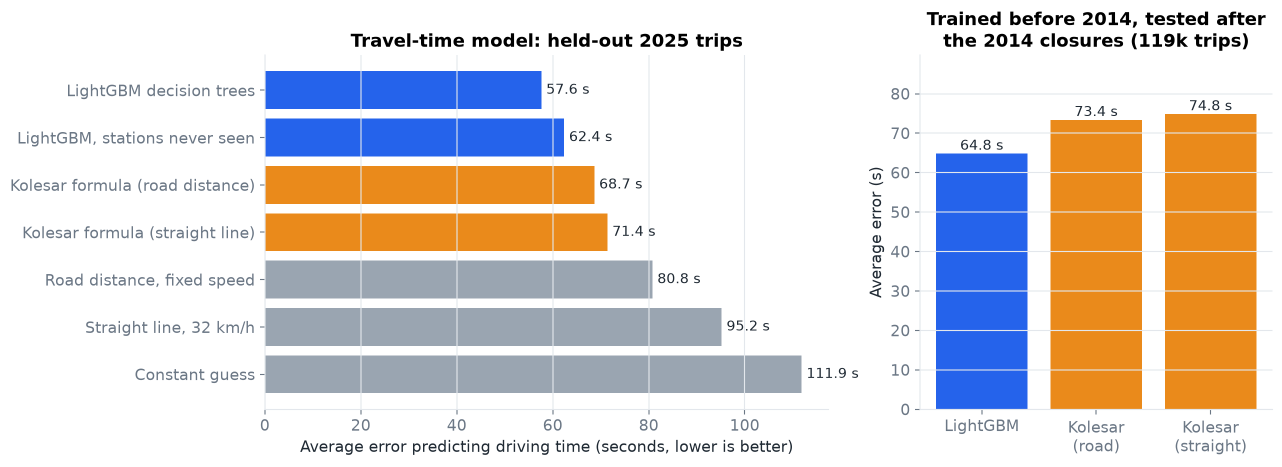
#> input picture data/figures/final/01_travel_time_accuracy.png, 2564 x 933 px (shown at 1/2 size); its folder holds 5 pictures in this run
$ python build_synopsis_poster.py
#> lines starting #> are read from the running program, lines starting #| are printed output that depends on the picture
#!/usr/bin/env python3
"""Assemble a text-free synopsis poster from the final figure pack.

Layout only: project figures in place, empty slots where title / takeaways /
captions will go later. No synopsis copy is written into the artboard.

Writes:
  data/figures/synopsis_poster/synopsis_poster.html   (print / edit in browser)
  data/figures/synopsis_poster/synopsis_poster.png     (high-res composite)
  data/figures/synopsis_poster/IMAGE_SOURCES.md        (repo paths for every image)

Run:  .venv/bin/python scripts/build_synopsis_poster.py
Requires: pillow (already in the project venv if matplotlib is present).
"""

from __future__ import annotations

from pathlib import Path

from PIL import Image, ImageDraw

ROOT = Path(__file__).resolve().parents[1]
FINAL = ROOT / "data" / "figures" / "final"
OUT = ROOT / "data" / "figures" / "synopsis_poster"

# Soft slate atmosphere (avoid purple / cream-terracotta / broadsheet defaults).
BG = (244, 247, 250)
PANEL = (255, 255, 255)
INK_FAINT = (180, 188, 198)
SLOT = (232, 238, 244)
SLOT_EDGE = (168, 178, 190)
RULE = (210, 218, 226)

# Poster: ~36×24 in at 150 dpi (common board aspect).
W, H, DPI = 5400, 3600, 150


def _load(name: str) -> Image.Image:
    path = FINAL / name
    if not path.exists():
        raise FileNotFoundError(f"Missing {path}; run scripts/build_final_figures.py first")
    return Image.open(path).convert("RGB")


def _fit(img: Image.Image, box: tuple[int, int, int, int], *, cover: bool = False) -> None:
    """Paste ``img`` into ``box`` (l,t,r,b) on the global canvas, letterbox or cover."""
    global canvas
    l, t, r, b = box
    bw, bh = r - l, b - t
    iw, ih = img.size
    scale = max(bw / iw, bh / ih) if cover else min(bw / iw, bh / ih)
    nw, nh = max(1, int(iw * scale)), max(1, int(ih * scale))
    resized = img.resize((nw, nh), Image.Resampling.LANCZOS)
    if cover:
        x0 = (nw - bw) // 2
        y0 = (nh - bh) // 2
        resized = resized.crop((x0, y0, x0 + bw, y0 + bh))
        canvas.paste(resized, (l, t))
    else:
        x = l + (bw - nw) // 2
        y = t + (bh - nh) // 2
        # white mat behind letterboxed figures
        draw.rectangle([l, t, r, b], fill=PANEL, outline=RULE, width=2)
        canvas.paste(resized, (x, y))


def _slot(box: tuple[int, int, int, int], *, dashed: bool = True) -> None:
    """Empty text region — light fill + dashed border so writers see the hole."""
    l, t, r, b = box
    draw.rectangle([l, t, r, b], fill=SLOT, outline=SLOT_EDGE, width=2)
    if not dashed:
        return
    # Corner ticks only (no words) so the slot reads as “write here”.
    tick = 28
    for x, y, dx, dy in (
        (l, t, 1, 1), (r, t, -1, 1), (l, b, 1, -1), (r, b, -1, -1),
    ):
        draw.line([(x, y), (x + dx * tick, y)], fill=INK_FAINT, width=3)
        draw.line([(x, y), (x, y + dy * tick)], fill=INK_FAINT, width=3)


def build_png() -> Path:
    global canvas, draw
    canvas = Image.new("RGB", (W, H), BG)
    draw = ImageDraw.Draw(canvas)

    m = 90  # outer margin
    g = 36  # gutter

    # --- Header: brand / title / authors (empty) ---
    header_h = 220
    _slot((m, m, W - m, m + header_h))
    # Split hint: left = title, right = authors (invisible divider)
    mid = int(W * 0.68)
    draw.line([(mid, m + 40), (mid, m + header_h - 40)], fill=RULE, width=2)

    y0 = m + header_h + g

    # --- Row 1: accuracy + street features | dominant map ---
    row1_h = 1180
    left_w = int((W - 2 * m - g) * 0.38)
    right_l = m + left_w + g
    # left column: two stacked figures + text under each
    col_h = (row1_h - g) // 2
    fig_h = int(col_h * 0.72)
    _fit(_load("01_travel_time_accuracy.png"), (m, y0, m + left_w, y0 + fig_h))
    _slot((m, y0 + fig_h + 8, m + left_w, y0 + col_h))
    y1b = y0 + col_h + g
    _fit(_load("02_street_features.png"), (m, y1b, m + left_w, y1b + fig_h))
    _slot((m, y1b + fig_h + 8, m + left_w, y1b + col_h))

    # map dominates right
    map_h = int(row1_h * 0.78)
    _fit(_load("03_first_engine_map.png"), (right_l, y0, W - m, y0 + map_h), cover=False)
    _slot((right_l, y0 + map_h + 8, W - m, y0 + row1_h))

    y2 = y0 + row1_h + g

    # --- Row 2: busyness | capacity | station types ---
    row2_h = 780
    third = (W - 2 * m - 2 * g) // 3
    for i, name in enumerate(("04_station_busyness.png", "05_capacity_mismatches.png",
                              "06_station_types.png")):
        x = m + i * (third + g)
        fh = int(row2_h * 0.70)
        _fit(_load(name), (x, y2, x + third, y2 + fh))
        _slot((x, y2 + fh + 8, x + third, y2 + row2_h))

    y3 = y2 + row2_h + g

    # --- Row 3: layouts | fairness | closure | numbers ---
    row3_h = H - m - y3
    fourth = (W - 2 * m - 3 * g) // 4
    for i, name in enumerate(("07_layouts_beat_today.png", "08_price_of_fairness.png",
                              "09_closure_2014.png", "10_results_summary.png")):
        x = m + i * (fourth + g)
        fh = int(row3_h * 0.68)
        _fit(_load(name), (x, y3, x + fourth, y3 + fh))
        _slot((x, y3 + fh + 8, x + fourth, y3 + row3_h))

    out = OUT / "synopsis_poster.png"
    OUT.mkdir(parents=True, exist_ok=True)
    canvas.save(out, dpi=(DPI, DPI))
    return out


# [182 lines left out: function build_html, not called in this run]


SOURCES_MD = """# Synopsis poster — image sources

Poster files (this folder):

| File | What |
|---|---|
| `synopsis_poster.png` | High-res composite (images + empty text slots) |
| `synopsis_poster.html` | Same layout, print/edit in a browser |

All artwork is copied from the **final ISEF figure pack**. Refresh that pack first if figures change:

```bash
.venv/bin/python scripts/build_final_figures.py
.venv/bin/python scripts/build_synopsis_poster.py
```

## Figures used (repo paths)

| Slot on poster | File in `data/figures/final/` | Upstream source (under `data/figures/`) |
|---|---|---|
| Top-left (accuracy) | `01_travel_time_accuracy.png` | `reports/weekly_2026-10-19/1_travel_time_accuracy.png` |
| Below accuracy (streets) | `02_street_features.png` | `data_exploration/london_eda/08_street_shap.png` |
| Hero map | `03_first_engine_map.png` | `travel_time/maps/travel_time_maps.png` |
| Mid row left | `04_station_busyness.png` | `data_exploration/station_busyness/station_busyness.png` |
| Mid row centre | `05_capacity_mismatches.png` | `data_exploration/station_capacity/05_capacity_mismatches.png` |
| Mid row right | `06_station_types.png` | `analysis/station_embedding/06_isef_story.png` |
| Bottom 1 | `07_layouts_beat_today.png` | `reports/weekly_2026-10-19/3_three_models.png` |
| Bottom 2 | `08_price_of_fairness.png` | `reports/weekly_2026-10-19/2_price_of_fairness.png` |
| Bottom 3 | `09_closure_2014.png` | `reports/weekly_2026-10-19/4_closure_2014.png` |
| Bottom 4 | `10_results_summary.png` | `reports/weekly_2026-10-19/6_summary_table.png` |

Story index: [`data/figures/final/INDEX.md`](../final/INDEX.md).

## Text slots (empty on purpose)

Dashed grey boxes are for later copy — title, authors, and a short takeaway under each figure. Nothing is filled in yet.
"""


def main() -> int:
    png = build_png()
#> in _fit, `l, t, r, b = box`: l = 90; t = 346; r = 2059; b = 757
#> in _fit, `bw, bh = r - l, b - t`: bw = 1969; bh = 411
#> in _fit, `scale = max(bw / iw, bh / ih) if cover else min(bw / iw, bh / ih)`: scale = 0.441
#> in _fit, `nw, nh = max(1, int(iw * scale)), max(1, int(ih * scale))`: nw = 1129; nh = 411
#> in _fit, `x = l + (bw - nw) // 2`: x = 510
#> in _fit, `y = t + (bh - nh) // 2`: y = 346
#> call 2 of _load, with name = '02_street_features.png'
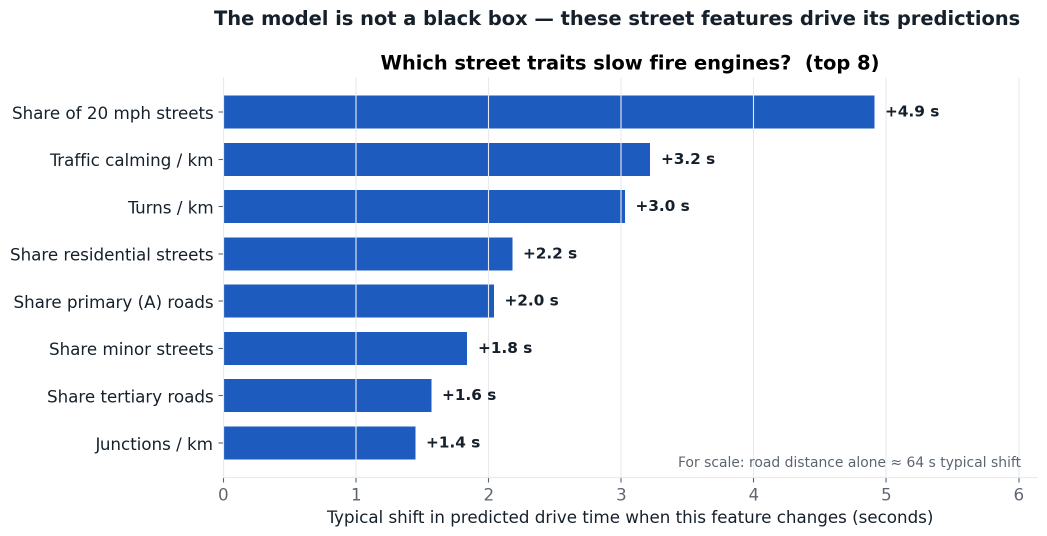
#> input picture data/figures/final/02_street_features.png, 2094 x 1072 px (shown at 1/2 size)
#> call 2 of _fit, with box = (90, 954, 2059, 1365), cover = False
#> in _fit (call 2), `l, t, r, b = box`: t = 954; b = 1365
#> in _fit (call 2), `scale = max(bw / iw, bh / ih) if cover else min(bw / iw, bh / ih)`: scale = 0.383
#> in _fit (call 2), `nw, nh = max(1, int(iw * scale)), max(1, int(ih * scale))`: nw = 802
#> in _fit (call 2), `resized = img.resize((nw, nh), Image.Resampling.LANCZOS)`:
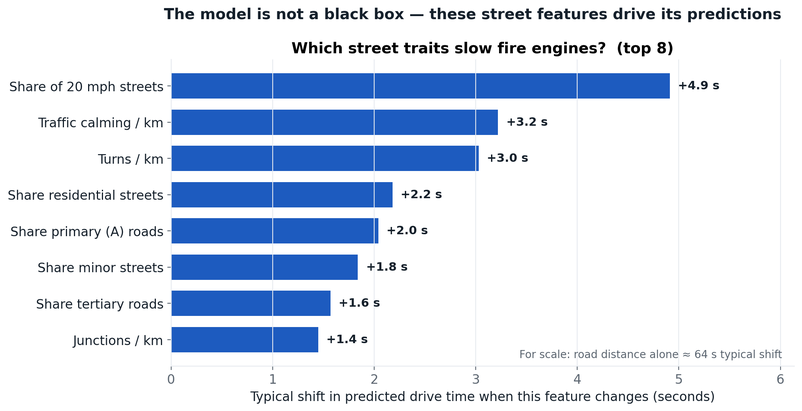
#> resized: PIL image 802x411 RGB; mean R, G, B 212.2, 222.2, 238.2
#> in _fit (call 2), `x = l + (bw - nw) // 2`: x = 673
#> in _fit (call 2), `y = t + (bh - nh) // 2`: y = 954
#> call 3 of _load, with name = '03_first_engine_map.png'
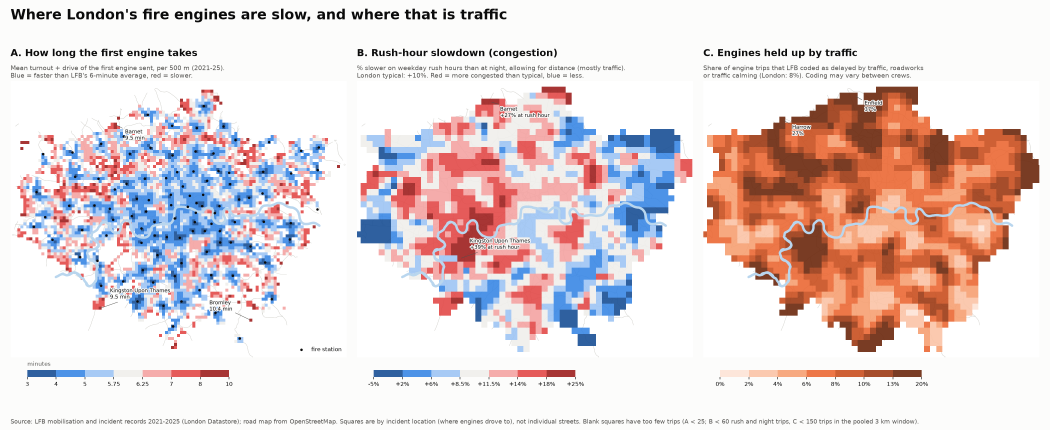
#> input picture data/figures/final/03_first_engine_map.png, 3150 x 1290 px (shown at 1/3 size)
#> call 3 of _fit, with box = (2095, 346, 5310, 1266), cover = False
#> in _fit (call 3), `l, t, r, b = box`: l = 2095; t = 346; r = 5310; b = 1266
#> in _fit (call 3), `bw, bh = r - l, b - t`: bw = 3215; bh = 920
#> in _fit (call 3), `scale = max(bw / iw, bh / ih) if cover else min(bw / iw, bh / ih)`: scale = 0.713
#> in _fit (call 3), `nw, nh = max(1, int(iw * scale)), max(1, int(ih * scale))`: nw = 2246; nh = 920
#> in _fit (call 3), `resized = img.resize((nw, nh), Image.Resampling.LANCZOS)`:
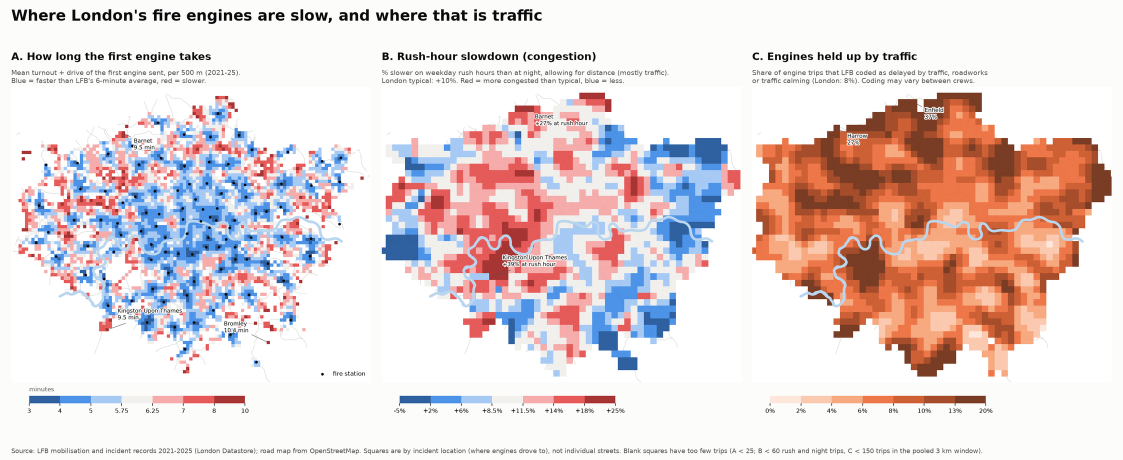
#> resized: PIL image 2246x920 RGB (shown at 1/2 size); mean R, G, B 228.7, 213.9, 213.9
#> in _fit (call 3), `x = l + (bw - nw) // 2`: x = 2579
#> in _fit (call 3), `y = t + (bh - nh) // 2`: y = 346
#> in _fit (call 3), `canvas.paste(resized, (x, y))`:
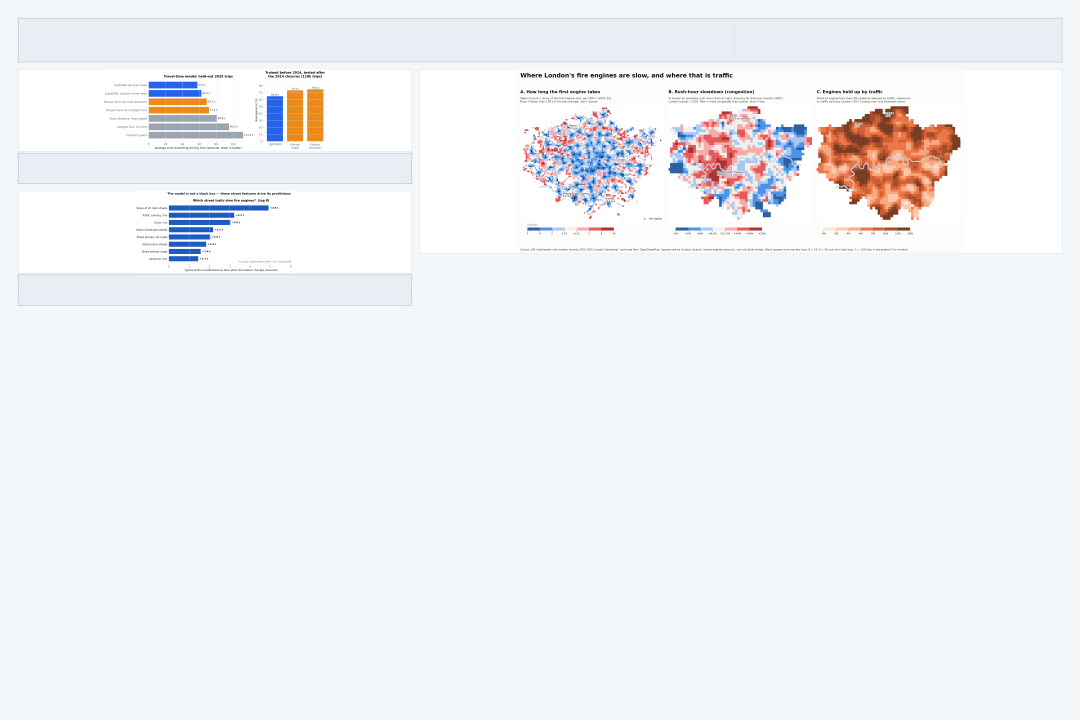
#> canvas: PIL image 5400x3600 RGB (shown at 1/5 size); mean R, G, B 241, 242, 244.8
#> call 4 of _load, with name = '04_station_busyness.png'
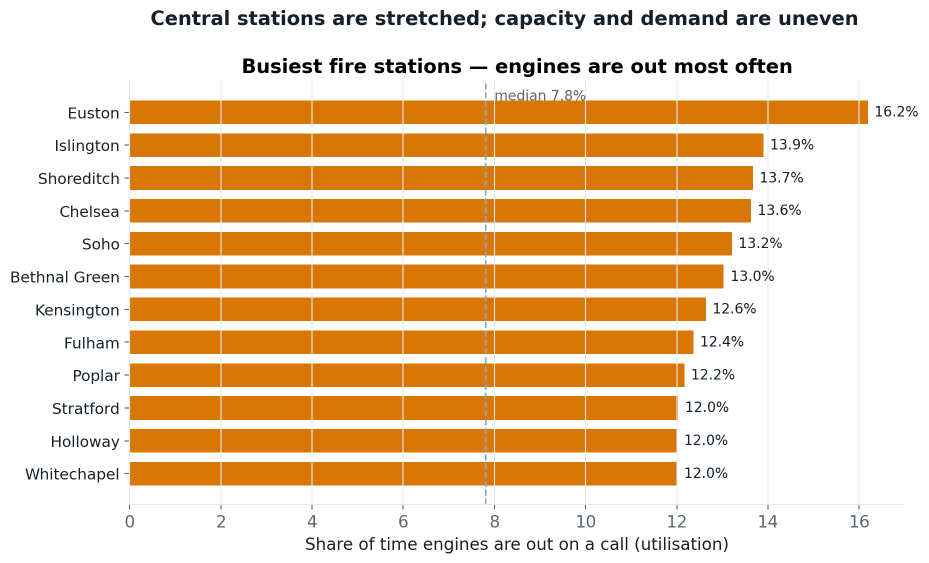
#> input picture data/figures/final/04_station_busyness.png, 1857 x 1126 px (shown at 1/2 size)
#> call 4 of _fit, with box = (90, 1562, 1806, 2108), cover = False
#> in _fit (call 4), `l, t, r, b = box`: l = 90; t = 1562; r = 1806; b = 2108
#> in _fit (call 4), `bw, bh = r - l, b - t`: bw = 1716; bh = 546
#> in _fit (call 4), `scale = max(bw / iw, bh / ih) if cover else min(bw / iw, bh / ih)`: scale = 0.485
#> in _fit (call 4), `nw, nh = max(1, int(iw * scale)), max(1, int(ih * scale))`: nw = 900; nh = 546
#> in _fit (call 4), `resized = img.resize((nw, nh), Image.Resampling.LANCZOS)`:
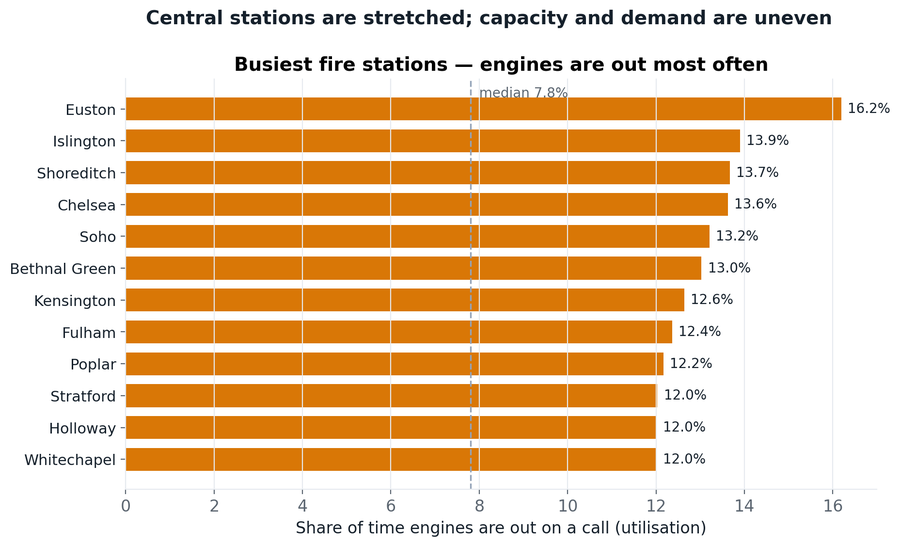
#> resized: PIL image 900x546 RGB; mean R, G, B 236.2, 205.1, 169.5
#> in _fit (call 4), `x = l + (bw - nw) // 2`: x = 498
#> in _fit (call 4), `y = t + (bh - nh) // 2`: y = 1562
    html = build_html()
    (OUT / "IMAGE_SOURCES.md").write_text(SOURCES_MD)
    print("wrote", png.relative_to(ROOT))
    print("wrote", html.relative_to(ROOT))
    print("wrote", (OUT / "IMAGE_SOURCES.md").relative_to(ROOT))
    return 0


if __name__ == "__main__":
#> (the run stopped early here; a loop or call above may not have finished)
